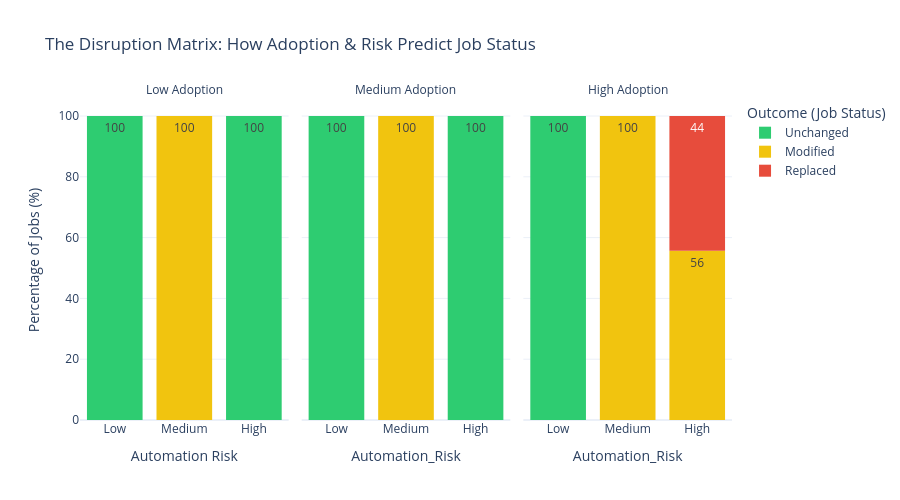

The notebook cell saved with this chart:
### Code cell
orders = {
    "AI_Adoption_Level": ["Low", "Medium", "High"],
    "Automation_Risk": ["Low", "Medium", "High"],
    "Job_Status": ["Unchanged", "Modified", "Replaced"]
}

# 2. Define colors for the Outcome (Job Status)
# We use Green for Unchanged, Yellow for Modified, Red for Replaced
status_colors = {
    "Unchanged": "#2ECC71", 
    "Modified": "#F1C40F", 
    "Replaced": "#E74C3C"
}

# 3. Create the Faceted Histogram
fig = px.histogram(
    df, 
    x="Automation_Risk", 
    color="Job_Status",
    facet_col="AI_Adoption_Level", # This creates the 3 panels
    category_orders=orders,
    color_discrete_map=status_colors,
    barnorm='percent',              # Shows the ratio/percentage
    text_auto='.0f',               # Adds the % numbers on the bars
    title="The Disruption Matrix: How Adoption & Risk Predict Job Status",
    template="plotly_white",
    height=500
)

# 4. Improve the look
fig.update_layout(
    xaxis_title="Automation Risk",
    yaxis_title="Percentage of Jobs (%)",
    legend_title="Outcome (Job Status)"
)

# This cleans up the titles above each panel (e.g., "AI_Adoption_Level=High" -> "High Adoption")
fig.for_each_annotation(lambda a: a.update(text=a.text.split("=")[-1] + " Adoption"))

fig.show()

### Figure 1 — Plotly figure (JSON) as saved in the notebook; plotly's stock layout.template omitted (floating-point values rounded to 4 significant figures; data arrays with more than 128 entries replaced by an {"elided": "..."} marker saying what was removed)
{"data": [{"bingroup": "x", "hovertemplate": "Job_Status=Unchanged<br>AI_Adoption_Level=Low<br>Automation_Risk=%{x}<br>count (normalized as percent)=%{y}<extra></extra>", "legendgroup": "Unchanged", "marker": {"color": "#2ECC71", "pattern": {"shape": ""}}, "name": "Unchanged", "orientation": "v", "showlegend": true, "texttemplate": "%{value:.0f}", "type": "histogram", "x": {"elided": "400 str values"}, "xaxis": "x", "yaxis": "y"}, {"bingroup": "x", "hovertemplate": "Job_Status=Modified<br>AI_Adoption_Level=Low<br>Automation_Risk=%{x}<br>count (normalized as percent)=%{y}<extra></extra>", "legendgroup": "Modified", "marker": {"color": "#F1C40F", "pattern": {"shape": ""}}, "name": "Modified", "orientation": "v", "showlegend": true, "texttemplate": "%{value:.0f}", "type": "histogram", "x": {"elided": "218 str values"}, "xaxis": "x", "yaxis": "y"}, {"bingroup": "x", "hovertemplate": "Job_Status=Unchanged<br>AI_Adoption_Level=Medium<br>Automation_Risk=%{x}<br>count (normalized as percent)=%{y}<extra></extra>", "legendgroup": "Unchanged", "marker": {"color": "#2ECC71", "pattern": {"shape": ""}}, "name": "Unchanged", "orientation": "v", "showlegend": false, "texttemplate": "%{value:.0f}", "type": "histogram", "x": {"elided": "467 str values"}, "xaxis": "x2", "yaxis": "y2"}, {"bingroup": "x", "hovertemplate": "Job_Status=Modified<br>AI_Adoption_Level=Medium<br>Automation_Risk=%{x}<br>count (normalized as percent)=%{y}<extra></extra>", "legendgroup": "Modified", "marker": {"color": "#F1C40F", "pattern": {"shape": ""}}, "name": "Modified", "orientation": "v", "showlegend": false, "texttemplate": "%{value:.0f}", "type": "histogram", "x": {"elided": "210 str values"}, "xaxis": "x2", "yaxis": "y2"}, {"bingroup": "x", "hovertemplate": "Job_Status=Unchanged<br>AI_Adoption_Level=High<br>Automation_Risk=%{x}<br>count (normalized as percent)=%{y}<extra></extra>", "legendgroup": "Unchanged", "marker": {"color": "#2ECC71", "pattern": {"shape": ""}}, "name": "Unchanged", "orientation": "v", "showlegend": false, "texttemplate": "%{value:.0f}", "type": "histogram", "x": {"elided": "226 str values"}, "xaxis": "x3", "yaxis": "y3"}, {"bingroup": "x", "hovertemplate": "Job_Status=Modified<br>AI_Adoption_Level=High<br>Automation_Risk=%{x}<br>count (normalized as percent)=%{y}<extra></extra>", "legendgroup": "Modified", "marker": {"color": "#F1C40F", "pattern": {"shape": ""}}, "name": "Modified", "orientation": "v", "showlegend": false, "texttemplate": "%{value:.0f}", "type": "histogram", "x": {"elided": "373 str values"}, "xaxis": "x3", "yaxis": "y3"}, {"bingroup": "x", "hovertemplate": "Job_Status=Replaced<br>AI_Adoption_Level=High<br>Automation_Risk=%{x}<br>count (normalized as percent)=%{y}<extra></extra>", "legendgroup": "Replaced", "marker": {"color": "#E74C3C", "pattern": {"shape": ""}}, "name": "Replaced", "orientation": "v", "showlegend": true, "texttemplate": "%{value:.0f}", "type": "histogram", "x": ["High", "High", "High", "High", "High", "High", "High", "High", "High", "High", "High", "High", "High", "High", "High", "High", "High", "High", "High", "High", "High", "High", "High", "High", "High", "High", "High", "High", "High", "High", "High", "High", "High", "High", "High", "High", "High", "High", "High", "High", "High", "High", "High", "High", "High", "High", "High", "High", "High", "High", "High", "High", "High", "High", "High", "High", "High", "High", "High", "High", "High", "High", "High", "High", "High", "High", "High", "High", "High", "High", "High", "High", "High", "High", "High", "High", "High", "High", "High", "High", "High", "High", "High", "High", "High", "High", "High", "High", "High", "High", "High", "High", "High", "High", "High", "High", "High", "High", "High", "High", "High", "High", "High", "High", "High", "High"], "xaxis": "x3", "yaxis": "y3"}], "layout": {"annotations": [{"font": {}, "showarrow": false, "text": "Low Adoption", "x": 0.16, "xanchor": "center", "xref": "paper", "y": 1, "yanchor": "bottom", "yref": "paper"}, {"font": {}, "showarrow": false, "text": "Medium Adoption", "x": 0.5, "xanchor": "center", "xref": "paper", "y": 1, "yanchor": "bottom", "yref": "paper"}, {"font": {}, "showarrow": false, "text": "High Adoption", "x": 0.84, "xanchor": "center", "xref": "paper", "y": 1, "yanchor": "bottom", "yref": "paper"}], "barmode": "relative", "barnorm": "percent", "height": 500, "legend": {"title": {"text": "Outcome (Job Status)"}, "tracegroupgap": 0}, "title": {"text": "The Disruption Matrix: How Adoption & Risk Predict Job Status"}, "xaxis": {"anchor": "y", "categoryarray": ["Low", "Medium", "High"], "categoryorder": "array", "domain": [0, 0.32], "title": {"text": "Automation Risk"}}, "xaxis2": {"anchor": "y2", "categoryarray": ["Low", "Medium", "High"], "categoryorder": "array", "domain": [0.34, 0.66], "matches": "x", "title": {"text": "Automation_Risk"}}, "xaxis3": {"anchor": "y3", "categoryarray": ["Low", "Medium", "High"], "categoryorder": "array", "domain": [0.68, 1.0], "matches": "x", "title": {"text": "Automation_Risk"}}, "yaxis": {"anchor": "x", "domain": [0, 1], "title": {"text": "Percentage of Jobs (%)"}}, "yaxis2": {"anchor": "x2", "domain": [0, 1], "matches": "y", "showticklabels": false}, "yaxis3": {"anchor": "x3", "domain": [0, 1], "matches": "y", "showticklabels": false}}}
